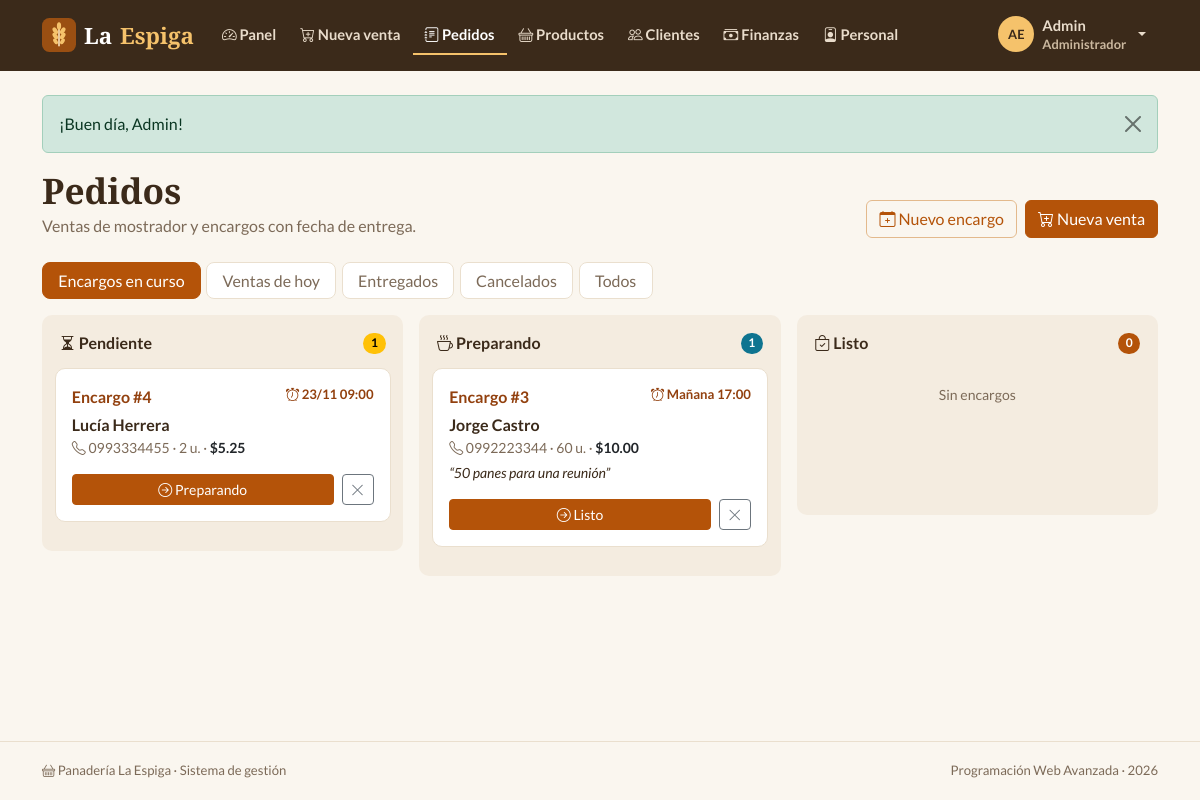
Page /index.php?r=pedidos/index (signed in) on the committed database.
### tables this page shows
CREATE TABLE pedidos (
  id            INT AUTO_INCREMENT PRIMARY KEY,
  id_cliente    INT           NULL,
  id_empleado   INT           NULL,
  tipo          ENUM('Mostrador','Encargo') NOT NULL DEFAULT 'Mostrador',
  fecha         DATETIME      NOT NULL DEFAULT CURRENT_TIMESTAMP,
  fecha_entrega DATETIME      NULL,
  notas         VARCHAR(255)  NULL,
  total         DECIMAL(10,2) NOT NULL DEFAULT 0,
  estado        ENUM('Pendiente','Preparando','Listo','Entregado','Cancelado') NOT NULL DEFAULT 'Pendiente',
  INDEX idx_pedidos_estado (estado),
  INDEX idx_pedidos_entrega (fecha_entrega),
  CONSTRAINT fk_pedidos_cliente  FOREIGN KEY (id_cliente)  REFERENCES clientes(id) ON DELETE SET NULL,
  CONSTRAINT fk_pedidos_empleado FOREIGN KEY (id_empleado) REFERENCES usuarios(id) ON DELETE SET NULL
);

CREATE TABLE clientes (
  id        INT AUTO_INCREMENT PRIMARY KEY,
  nombre    VARCHAR(50)  NOT NULL,
  apellido  VARCHAR(50)  NOT NULL DEFAULT '',
  telefono  VARCHAR(15)  NOT NULL,
  correo    VARCHAR(100) NULL,
  direccion VARCHAR(255) NULL,
  creado_en DATETIME     NOT NULL DEFAULT CURRENT_TIMESTAMP
);

### controllers/PedidosController.php (called while the page is built, shortened)
<?php
class PedidosController extends Controller
{
    public function index(): void
    {
        $filtros = array_merge(['', 'hoy', 'todos'], array_keys(ESTADOS_PEDIDO));
        $pedido = (string) ($_GET['filtro'] ?? '');
        $filtro = in_array($pedido, $filtros, true) ? $pedido : '';
        $this->view('pedidos/index', [
            'titulo'    => 'Pedidos',
            'pedidos'   => Pedido::listar($filtro),
            'filtro'    => $filtro,
            'porEstado' => Pedido::conteoPorEstado(),
        ]);
    }
}

### core/Router.php (called while the page is built, shortened)
<?php
class Router
{
    public static function dispatch(string $ruta): void
    {
        if (!preg_match('#^([a-z]+)/([a-z]+)$#', $ruta, $m)) {
            self::noEncontrado();
        }
        [, $nombre, $accion] = $m;
        (new $clase())->$accion();
    }
}

### index.php (called while the page is built, shortened)
<?php
require __DIR__ . '/core/helpers.php';
require __DIR__ . '/core/Database.php';
require __DIR__ . '/core/Model.php';
require __DIR__ . '/core/Router.php';
Router::dispatch(is_string($_GET['r'] ?? null) ? $_GET['r'] : '');

### core/helpers.php (called while the page is built, shortened)
<?php
function e($valor): string
{
    return htmlspecialchars((string) ($valor ?? ''), ENT_QUOTES, 'UTF-8');
}
function url(string $ruta = 'inicio/index', array $params = []): string
{
    $params = array_merge(['r' => $ruta], $params);
    return 'index.php?' . http_build_query($params);
}
function dinero($valor): string
{
    return '$' . number_format((float) $valor, 2);
}
function cuando(?string $valor): string
{
    $t = strtotime($valor);
    $dia = date('Y-m-d', $t);
    if ($dia === date('Y-m-d', strtotime('+1 day'))) return 'Mañana ' . date('H:i', $t);
    return date('d/m H:i', $t);
}

### core/Database.php (called while the page is built, shortened)
<?php
class Database
{
    private static ?PDO $pdo = null;
    public static function get(): PDO
    {
        if (self::$pdo === null) {
            $dsn = 'mysql:host=' . DB_HOST . ';port=' . DB_PORT
                 . ';dbname=' . DB_NAME . ';charset=utf8mb4';
            try {
                self::$pdo = new PDO($dsn, DB_USER, DB_PASS, [
                    PDO::ATTR_ERRMODE            => PDO::ERRMODE_EXCEPTION,
                    PDO::ATTR_DEFAULT_FETCH_MODE => PDO::FETCH_ASSOC,
                    PDO::ATTR_EMULATE_PREPARES   => false,
                ]);
                self::$pdo->exec("SET time_zone = '" . date('P') . "'");
            } catch (PDOException $e) {
                http_response_code(500);
                $detalle = DEBUG ? '<br><small>' . htmlspecialchars($e->getMessage()) . '</small>' : '';
                exit('<h3 style="font-family:sans-serif">No se pudo conectar a la base de datos.'
                    . ' Revise config/config.php e importe panaderia.sql.' . $detalle . '</h3>');
            }
        }
        return self::$pdo;
    }
}

### core/Model.php (called while the page is built, shortened)
<?php
abstract class Model
{
    protected static function db(): PDO
    {
        return Database::get();
    }
    protected static function query(string $sql, array $params = []): PDOStatement
    {
        $st = self::db()->prepare($sql);
        $st->execute($params);
        return $st;
    }
}

### models/Pedido.php (called while the page is built, shortened)
<?php
class Pedido extends Model
{
    public static function listar(string $filtro = ''): array
    {
        return match ($filtro) {
            ''      => self::query(self::BASE . " WHERE p.tipo = 'Encargo' AND p.estado IN ('Pendiente','Preparando','Listo') ORDER BY p.fecha_entrega")->fetchAll(),
            'hoy'   => self::query(self::BASE . ' WHERE DATE(p.fecha) = CURDATE() ORDER BY p.fecha DESC')->fetchAll(),
            'todos' => self::query(self::BASE . ' ORDER BY p.fecha DESC LIMIT 300')->fetchAll(),
            default => self::query(self::BASE . ' WHERE p.estado = ? ORDER BY p.fecha DESC LIMIT 300', [$filtro])->fetchAll(),
        };
    }
}

### views/pedidos/tarjeta.php (the view, shortened to what this page needs)
<?php
$i = array_search($p['estado'], Pedido::FLUJO, true);
$siguiente = Pedido::FLUJO[$i + 1] ?? null;
$atrasado = $p['fecha_entrega'] && strtotime($p['fecha_entrega']) < time();
?>
<div class="card pe-card pe-pedido mb-3 <?= $atrasado ? 'pe-atrasado' : '' ?>" data-pedido="<?= (int) $p['id'] ?>">
  <div class="card-body p-3">
    <div class="d-flex justify-content-between align-items-start">
      <a href="<?= url('pedidos/ver', ['id' => $p['id']]) ?>" class="fw-bold text-decoration-none">Encargo #<?= (int) $p['id'] ?></a>
      <span class="pe-entrega <?= $atrasado ? 'text-danger' : '' ?>" title="Entrega">
        <i class="bi bi-alarm"></i> <?= cuando($p['fecha_entrega']) ?>
      </span>
    </div>
    <div class="fw-semibold mt-1"><?= e($p['cliente']) ?></div>
    <div class="small text-body-secondary">
      <?php if ($p['telefono']): ?><i class="bi bi-telephone"></i> <?= e($p['telefono']) ?> · <?php endif; ?>
      <?= (int) $p['unidades'] ?> u. · <strong class="text-body"><?= dinero($p['total']) ?></strong>
    </div>
    <?php if ($p['notas']): ?><div class="small fst-italic mt-1">“<?= e($p['notas']) ?>”</div><?php endif; ?>
    <div class="d-flex gap-2 mt-3">
      <?php if ($siguiente): ?>
        <button class="btn btn-sm btn-primary flex-fill" data-estado="<?= $siguiente ?>">
          <i class="bi bi-arrow-right-circle"></i> <?= $siguiente ?>
        </button>
      <?php endif; ?>
      <button class="btn btn-sm btn-outline-secondary" data-estado="Cancelado" title="Cancelar encargo" aria-label="Cancelar encargo"><i class="bi bi-x-lg"></i></button>
    </div>
  </div>
</div>

### views/pedidos/index.php (shortened to what this page needs)
<?php
$columnas = ['Pendiente', 'Preparando', 'Listo'];
$filtros = ['' => 'Encargos en curso', 'hoy' => 'Ventas de hoy', 'Entregado' => 'Entregados', 'Cancelado' => 'Cancelados', 'todos' => 'Todos'];
?>
<div class="pe-encabezado">
  <div>
    <h1 class="pe-titulo">Pedidos</h1>
    <p class="text-body-secondary mb-0">Ventas de mostrador y encargos con fecha de entrega.</p>
  </div>
  <div class="d-flex gap-2">
    <a href="<?= url('pedidos/nuevo', ['tipo' => 'Encargo']) ?>" class="btn btn-outline-primary"><i class="bi bi-calendar-plus"></i> Nuevo encargo</a>
    <a href="<?= url('pedidos/nuevo') ?>" class="btn btn-primary"><i class="bi bi-cart-plus"></i> Nueva venta</a>
  </div>
</div>
<ul class="nav nav-pills pe-pills mb-3">
  <?php foreach ($filtros as $k => $txt): ?>
    <li class="nav-item"><a class="nav-link <?= $filtro === $k ? 'active' : '' ?>" href="<?= url('pedidos/index', array_filter(['filtro' => $k])) ?>"><?= $txt ?></a></li>
  <?php endforeach; ?>
</ul>
<?php if ($filtro === ''): ?>
  <div class="row g-3">
    <?php foreach ($columnas as $col): $info = ESTADOS_PEDIDO[$col]; ?>
      <div class="col-md-4">
        <div class="pe-columna" data-columna="<?= $col ?>">
          <div class="pe-columna-titulo">
            <span><i class="bi bi-<?= $info['icono'] ?>"></i> <?= $col ?></span>
            <span class="badge rounded-pill text-bg-<?= $info['color'] ?>" data-contador><?= (int) $porEstado[$col] ?></span>
          </div>
          <div data-lista>
            <?php foreach ($pedidos as $p): if ($p['estado'] !== $col) continue; ?>
              <?php require __DIR__ . '/tarjeta.php'; ?>
            <?php endforeach; ?>
          </div>
          <p class="pe-vacio-col small text-body-secondary text-center py-3 mb-0">Sin encargos</p>
        </div>
      </div>
    <?php endforeach; ?>
  </div>
<?php endif; ?>

### assets/css/styles.css (style rules this page uses)
:root { --pe-harina: #faf6ef; --pe-blanco: #ffffff; --pe-caramelo: #b45309; --pe-caramelo-h:#92400e; --pe-miel: #fef3c7; --pe-trigo: #f3e6d3; --pe-cafe: #3b2a1a; --pe-suave: #7c6a58; --pe-borde: #eadfce; --pe-oliva: #4d7c0f; --pe-radio: 10px; }
body { --bs-body-bg: var(--pe-harina); --bs-body-color: var(--pe-cafe); --bs-body-font-family: 'Lato', system-ui, sans-serif; --bs-secondary-color: var(--pe-suave); --bs-border-color: var(--pe-borde); --bs-primary: var(--pe-caramelo); --bs-primary-rgb: 180, 83, 9; --bs-link-color-rgb: 146, 64, 14; --bs-link-hover-color-rgb: 120, 53, 15; }
.btn-primary { --bs-btn-bg: var(--pe-caramelo); --bs-btn-border-color: var(--pe-caramelo); --bs-btn-hover-bg: var(--pe-caramelo-h); --bs-btn-hover-border-color: var(--pe-caramelo-h); --bs-btn-active-bg: #78350f; --bs-btn-disabled-bg: #d9a979; --bs-btn-disabled-border-color: #d9a979; }
.btn-outline-primary { --bs-btn-color: var(--pe-caramelo); --bs-btn-border-color: #e3b98c; --bs-btn-hover-bg: var(--pe-caramelo); --bs-btn-hover-border-color: var(--pe-caramelo); --bs-btn-active-bg: var(--pe-caramelo); --bs-btn-active-border-color: var(--pe-caramelo); }
.text-bg-primary { background-color: var(--pe-caramelo) !important; }
.text-bg-info { background-color: #0e7490 !important; color: #fff !important; }
body { min-height: 100vh; display: flex; flex-direction: column; }
.pe-titulo, .pe-marca, .pe-stat-valor, .pe-total { font-family: 'Playfair Display', Georgia, serif; font-weight: 700; }
.pe-titulo { font-size: clamp(1.7rem, 3.5vw, 2.2rem); margin-bottom: .2rem; color: var(--pe-cafe); }
.pe-encabezado { display: flex; flex-wrap: wrap; justify-content: space-between; align-items: flex-end; gap: 1rem; margin-bottom: 1.5rem; }
.pe-card { background: var(--pe-blanco); border: 1px solid var(--pe-borde); border-radius: var(--pe-radio); }
.pe-pills { gap: .35rem; flex-wrap: nowrap; overflow-x: auto; }
.pe-pills .nav-link { color: var(--pe-suave); background: var(--pe-blanco); border: 1px solid var(--pe-borde); border-radius: 8px; padding: .35rem .95rem; white-space: nowrap; }
.pe-pills .nav-link.active { background: var(--pe-caramelo); border-color: var(--pe-caramelo); color: #fff; }
.pe-columna { background: #f4ece0; border-radius: var(--pe-radio); padding: .8rem; min-height: 200px; }
.pe-columna-titulo { display: flex; justify-content: space-between; align-items: center; font-weight: 700; padding: .2rem .3rem .8rem; }
.pe-pedido { transition: opacity .25s, transform .25s; }
.pe-entrega { font-size: .82rem; font-weight: 700; color: var(--pe-caramelo-h); white-space: nowrap; }
.pe-main > * { animation: aparecer .3s ease both; }

### rows in the picture
pedidos: id "4", fecha_entrega "23/11 09:00", cliente "Lucía Herrera", id_cliente.telefono "0993334455", unidades "2", total "$5.25", estado "Preparando"
pedidos: id "3", fecha_entrega "Mañana 17:00", cliente "Jorge Castro", id_cliente.telefono "0992223344", unidades "60", total "$10.00", notas "50 panes para una reunión", estado "Listo"

### other values in the picture
$texto "Panel"
$texto "Nueva venta"
$texto "Pedidos"
$texto "Productos"
$texto "Clientes"
$texto "Finanzas"
$texto "Personal"
iniciales($usuario['nombre'], $usuario['apellido']) "AE"
$usuario['nombre'] "Admin"
$usuario['rol'] "Administrador"
$f['mensaje'] "¡Buen día, Admin!"
$txt "Encargos en curso"
$txt "Ventas de hoy"
$txt "Entregados"
$txt "Cancelados"
